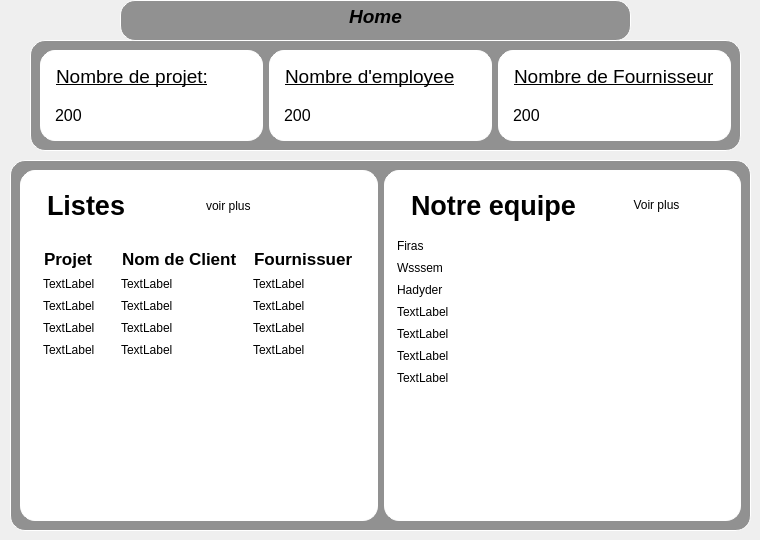
   <widget class="QWidget" name="page_2">
    <widget class="QFrame" name="frame_3">
     <property name="geometry">
      <rect>
       <x>30</x>
       <y>40</y>
       <width>711</width>
       <height>111</height>
      </rect>
     </property>
     <property name="styleSheet">
      <string notr="true">background-color:rgba(0, 0, 0, 100);
border-radius:15px;
 border: 1px solid #ffffff; </string>
     </property>
     <property name="frameShape">
      <enum>QFrame::Shape::NoFrame</enum>
     </property>
     <layout class="QHBoxLayout" name="horizontalLayout_5">
      <item>
       <widget class="QFrame" name="card1">
        <property name="styleSheet">
         <string notr="true">background-color: rgb(255, 255, 255);</string>
        </property>
        <property name="frameShape">
         <enum>QFrame::Shape::NoFrame</enum>
        </property>
        <layout class="QVBoxLayout" name="verticalLayout_6">
         <item>
          <widget class="QLabel" name="label_9">
           <property name="font">
            <font>
             <pointsize>14</pointsize>
             <underline>true</underline>
            </font>
           </property>
           <property name="text">
            <string>Nombre de projet:</string>
           </property>
          </widget>
         </item>
         <item>
          <widget class="QLabel" name="label_6">
           <property name="font">
            <font>
             <pointsize>12</pointsize>
            </font>
           </property>
           <property name="text">
            <string>200</string>
           </property>
          </widget>
         </item>
        </layout>
       </widget>
      </item>
      <item>
       <widget class="QFrame" name="card2">
        <property name="styleSheet">
         <string notr="true">background-color: rgb(255, 255, 255);</string>
        </property>
        <property name="frameShape">
         <enum>QFrame::Shape::NoFrame</enum>
        </property>
        <layout class="QVBoxLayout" name="verticalLayout_7">
         <item>
          <widget class="QLabel" name="label_7">
           <property name="font">
            <font>
             <pointsize>14</pointsize>
             <underline>true</underline>
            </font>
           </property>
           <property name="acceptDrops">
            <bool>false</bool>
           </property>
           <property name="text">
            <string>Nombre d'employee</string>
           </property>
          </widget>
         </item>
         <item>
          <widget class="QLabel" name="label_10">
           <property name="font">
            <font>
             <pointsize>12</pointsize>
            </font>
           </property>
           <property name="text">
            <string>200</string>
           </property>
          </widget>
         </item>
        </layout>
       </widget>
      </item>
      <item>
       <widget class="QFrame" name="card3">
        <property name="styleSheet">
         <string notr="true">background-color: rgb(255, 255, 255);</string>
        </property>
        <property name="frameShape">
         <enum>QFrame::Shape::NoFrame</enum>
        </property>
        <layout class="QVBoxLayout" name="verticalLayout_9">
         <item>
          <widget class="QLabel" name="label_8">
           <property name="font">
            <font>
             <pointsize>14</pointsize>
             <underline>true</underline>
            </font>
           </property>
           <property name="text">
            <string>Nombre de Fournisseur</string>
           </property>
          </widget>
         </item>
         <item>
          <widget class="QLabel" name="label_11">
           <property name="font">
            <font>
             <pointsize>12</pointsize>
            </font>
           </property>
           <property name="text">
            <string>200</string>
           </property>
          </widget>
         </item>
        </layout>
       </widget>
      </item>
     </layout>
    </widget>
    <widget class="QFrame" name="frame_4">
     <property name="geometry">
      <rect>
       <x>10</x>
       <y>160</y>
       <width>741</width>
       <height>371</height>
      </rect>
     </property>
     <property name="sizePolicy">
      <sizepolicy hsizetype="Preferred" vsizetype="Expanding">
       <horstretch>0</horstretch>
       <verstretch>0</verstretch>
      </sizepolicy>
     </property>
     <property name="styleSheet">
      <string notr="true">background-color:rgba(0, 0, 0, 100);
border-radius:15px;
 border: 1px solid #ffffff; </string>
     </property>
     <property name="frameShape">
      <enum>QFrame::Shape::NoFrame</enum>
     </property>
     <layout class="QHBoxLayout" name="horizontalLayout_6">
      <item>
       <widget class="QWidget" name="widget_2" native="true">
        <property name="styleSheet">
         <string notr="true">background-color: rgb(255, 255, 255);</string>
        </property>
        <layout class="QVBoxLayout" name="verticalLayout">
         <item>
          <widget class="QFrame" name="frame_5">
           <property name="styleSheet">
            <string notr="true"/>
           </property>
           <property name="frameShape">
            <enum>QFrame::Shape::NoFrame</enum>
           </property>
           <layout class="QHBoxLayout" name="horizontalLayout_7">
            <item>
             <widget class="QLabel" name="label_12">
              <property name="font">
               <font>
                <pointsize>20</pointsize>
                <bold>true</bold>
               </font>
              </property>
              <property name="text">
               <string>Listes</string>
              </property>
             </widget>
            </item>
            <item>
             <widget class="QLabel" name="label_13">
              <property name="text">
               <string>voir plus</string>
              </property>
             </widget>
            </item>
           </layout>
          </widget>
         </item>
         <item>
          <widget class="QFrame" name="frame_6">
           <property name="sizePolicy">
            <sizepolicy hsizetype="Preferred" vsizetype="Expanding">
             <horstretch>0</horstretch>
             <verstretch>0</verstretch>
            </sizepolicy>
           </property>
           <property name="styleSheet">
            <string notr="true"/>
           </property>
           <property name="frameShape">
            <enum>QFrame::Shape::NoFrame</enum>
           </property>
           <layout class="QGridLayout" name="gridLayout">
            <item row="3" column="0">
             <widget class="QLabel" name="label_20">
              <property name="text">
               <string>TextLabel</string>
              </property>
             </widget>
            </item>
            <item row="4" column="0">
             <widget class="QLabel" name="label_23">
              <property name="text">
               <string>TextLabel</string>
              </property>
             </widget>
            </item>
            <item row="6" column="1">
             <spacer name="verticalSpacer_3">
              <property name="orientation">
               <enum>Qt::Orientation::Vertical</enum>
              </property>
              <property name="sizeHint" stdset="0">
               <size>
                <width>20</width>
                <height>373</height>
               </size>
              </property>
             </spacer>
            </item>
            <item row="2" column="0">
             <widget class="QLabel" name="label_17">
              <property name="text">
               <string>TextLabel</string>
              </property>
             </widget>
            </item>
            <item row="5" column="1">
             <widget class="QLabel" name="label_27">
              <property name="text">
               <string>TextLabel</string>
              </property>
             </widget>
            </item>
            <item row="2" column="2">
             <widget class="QLabel" name="label_19">
              <property name="text">
               <string>TextLabel</string>
              </property>
             </widget>
            </item>
            <item row="3" column="2">
             <widget class="QLabel" name="label_22">
              <property name="text">
               <string>TextLabel</string>
              </property>
             </widget>
            </item>
            <item row="5" column="0">
             <widget class="QLabel" name="label_26">
              <property name="text">
               <string>TextLabel</string>
              </property>
             </widget>
            </item>
            <item row="5" column="2">
             <widget class="QLabel" name="label_28">
              <property name="text">
               <string>TextLabel</string>
              </property>
             </widget>
            </item>
            <item row="4" column="2">
             <widget class="QLabel" name="label_25">
              <property name="text">
               <string>TextLabel</string>
              </property>
             </widget>
            </item>
            <item row="0" column="1">
             <widget class="QLabel" name="label_15">
              <property name="font">
               <font>
                <pointsize>13</pointsize>
                <bold>true</bold>
               </font>
              </property>
              <property name="text">
               <string>Nom de Client</string>
              </property>
             </widget>
            </item>
            <item row="2" column="1">
             <widget class="QLabel" name="label_18">
              <property name="text">
               <string>TextLabel</string>
              </property>
             </widget>
            </item>
            <item row="4" column="1">
             <widget class="QLabel" name="label_24">
              <property name="text">
               <string>TextLabel</string>
              </property>
             </widget>
            </item>
            <item row="0" column="0">
             <widget class="QLabel" name="label_14">
              <property name="font">
               <font>
                <pointsize>13</pointsize>
                <bold>true</bold>
               </font>
              </property>
              <property name="text">
               <string>Projet</string>
              </property>
             </widget>
            </item>
            <item row="0" column="2">
             <widget class="QLabel" name="label_16">
              <property name="font">
               <font>
                <pointsize>13</pointsize>
                <bold>true</bold>
               </font>
              </property>
              <property name="text">
               <string>Fournissuer</string>
              </property>
             </widget>
            </item>
            <item row="3" column="1">
             <widget class="QLabel" name="label_21">
              <property name="text">
               <string>TextLabel</string>
              </property>
             </widget>
            </item>
           </layout>
          </widget>
         </item>
        </layout>
       </widget>
      </item>
      <item>
       <widget class="QWidget" name="widget_3" native="true">
        <property name="styleSheet">
         <string notr="true">background-color: rgb(255, 255, 255);</string>
        </property>
        <layout class="QVBoxLayout" name="verticalLayout_10">
         <item>
          <widget class="QFrame" name="frame_7">
           <property name="styleSheet">
            <string notr="true"/>
           </property>
           <property name="frameShape">
            <enum>QFrame::Shape::NoFrame</enum>
           </property>
           <layout class="QHBoxLayout" name="horizontalLayout_9">
            <item>
             <widget class="QLabel" name="label_29">
              <property name="font">
               <font>
                <pointsize>20</pointsize>
                <bold>true</bold>
               </font>
              </property>
              <property name="text">
               <string>Notre equipe</string>
              </property>
             </widget>
            </item>
            <item>
             <widget class="QPushButton" name="pushButton">
              <property name="text">
               <string>Voir plus</string>
              </property>
             </widget>
            </item>
           </layout>
          </widget>
         </item>
         <item>
          <widget class="QLabel" name="label_31">
           <property name="text">
            <string>Firas</string>
           </property>
          </widget>
         </item>
         <item>
          <widget class="QLabel" name="label_30">
           <property name="text">
            <string>Wsssem</string>
           </property>
          </widget>
         </item>
         <item>
          <widget class="QLabel" name="label_32">
           <property name="text">
            <string>Hadyder</string>
           </property>
          </widget>
         </item>
         <item>
          <widget class="QLabel" name="label_33">
           <property name="text">
            <string>TextLabel</string>
           </property>
          </widget>
         </item>
         <item>
          <widget class="QLabel" name="label_34">
           <property name="text">
            <string>TextLabel</string>
           </property>
          </widget>
         </item>
         <item>
          <widget class="QLabel" name="label_35">
           <property name="text">
            <string>TextLabel</string>
           </property>
          </widget>
         </item>
         <item>
          <widget class="QLabel" name="label_36">
           <property name="text">
            <string>TextLabel</string>
           </property>
          </widget>
         </item>
         <item>
          <spacer name="verticalSpacer_4">
           <property name="orientation">
            <enum>Qt::Orientation::Vertical</enum>
           </property>
           <property name="sizeHint" stdset="0">
            <size>
             <width>20</width>
             <height>373</height>
            </size>
           </property>
          </spacer>
         </item>
        </layout>
       </widget>
      </item>
     </layout>
    </widget>
    <widget class="QTextBrowser" name="textBrowser_3">
     <property name="geometry">
      <rect>
       <x>120</x>
       <y>0</y>
       <width>511</width>
       <height>41</height>
      </rect>
     </property>
     <property name="styleSheet">
      <string notr="true">background-color:rgba(0, 0, 0, 100);
border-radius:15px;
 border: 1px solid #ffffff; </string>
     </property>
     <property name="html">
      <string>&lt;!DOCTYPE HTML PUBLIC &quot;-//W3C//DTD HTML 4.0//EN&quot; &quot;http://www.w3.org/TR/REC-html40/strict.dtd&quot;&gt;
&lt;html&gt;&lt;head&gt;&lt;meta name=&quot;qrichtext&quot; content=&quot;1&quot; /&gt;&lt;meta charset=&quot;utf-8&quot; /&gt;&lt;style type=&quot;text/css&quot;&gt;
p, li { white-space: pre-wrap; }
hr { height: 1px; border-width: 0; }
li.unchecked::marker { content: &quot;\2610&quot;; }
li.checked::marker { content: &quot;\2612&quot;; }
&lt;/style&gt;&lt;/head&gt;&lt;body style=&quot; font-family:'Segoe UI'; font-size:9pt; font-weight:400; font-style:normal;&quot;&gt;
&lt;p align=&quot;center&quot; style=&quot; margin-top:0px; margin-bottom:0px; margin-left:0px; margin-right:0px; -qt-block-indent:0; text-indent:0px;&quot;&gt;&lt;span style=&quot; font-size:14pt; font-weight:696; font-style:italic;&quot;&gt;Home&lt;/span&gt;&lt;/p&gt;&lt;/body&gt;&lt;/html&gt;</string>
     </property>
    </widget>
   </widget>
